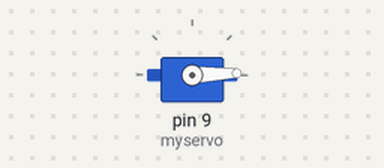
Simulated run of this sketch. Board: Arduino Uno, built with avr-gcc and run on an emulated ATmega328P. Shown: servo.

Above: at 0.05 s.
At 1.55 s:
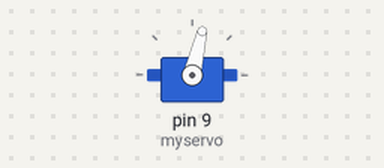
At 6.45 s:
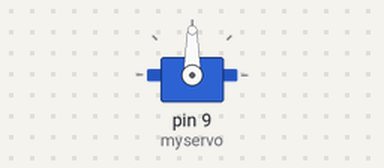
At 12.95 s:
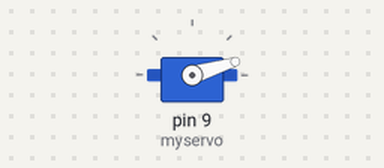
Timing chart, 0 to 30.2 s (numbered marks = the images above):
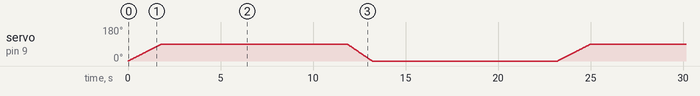

The sketch:

Servo_test.ino
```cpp
/*

*/
#include <Servo.h>
Servo myservo;
int pos = 0;

void setup() {
   myservo.attach(9);
   myservo.write(0);
}

void loop() {
  OpenEntrance();
  delay(10000);
  CloseEntrance();
  delay(10000);

}

void OpenEntrance ()
{
  for (pos=0; pos <= 90; pos += 1) {
    // in steps of 1 degree
    myservo.write(pos);
    delay(20);
  }
}

void CloseEntrance ()
{
  for (pos=90; pos >= 0; pos -= 1) {
    myservo.write(pos);
    delay(15);
  }
}
```
